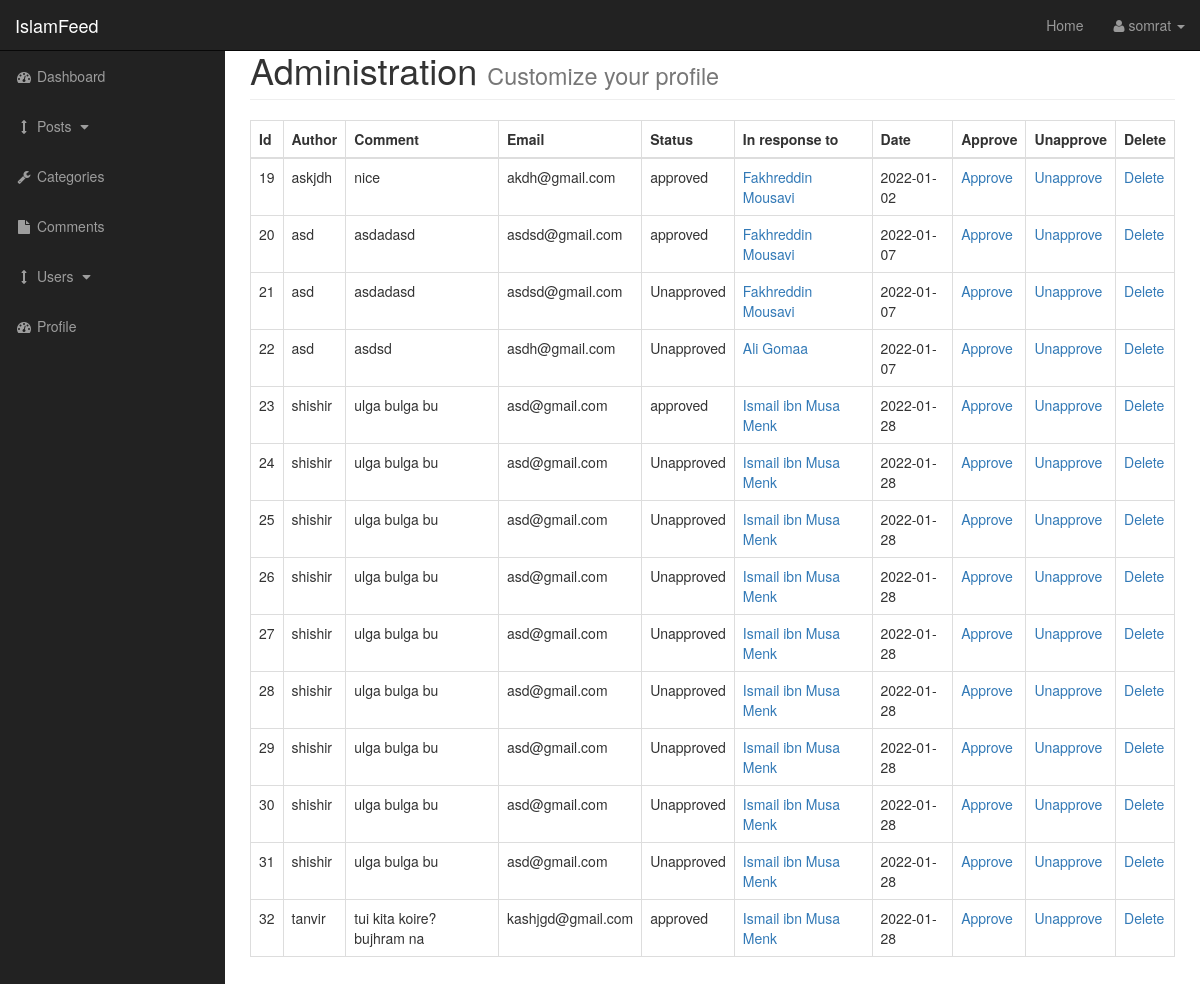
The app's page /admin/comments.php (signed in) with its own data.
### tables this page shows
CREATE TABLE `comments` (
  `comment_id` int(3) NOT NULL,
  `comment_post_id` int(11) NOT NULL,
  `comment_author` varchar(255) NOT NULL,
  `author_email` varchar(255) NOT NULL,
  `comment_content` text NOT NULL,
  `comment_status` varchar(255) NOT NULL,
  `comment_date` date NOT NULL
);

CREATE TABLE `posts` (
  `post_id` int(11) NOT NULL,
  `post_category_id` int(11) DEFAULT NULL,
  `post_title` varchar(191) DEFAULT '',
  `post_author` varchar(191) DEFAULT '',
  `post_date` date DEFAULT NULL,
  `post_image` text DEFAULT NULL,
  `post_content` text DEFAULT NULL,
  `post_tags` varchar(191) DEFAULT '',
  `post_comment_count` int(11) DEFAULT 0,
  `post_status` varchar(191) DEFAULT 'draft',
  `born` varchar(191) DEFAULT NULL,
  `post_summary` text DEFAULT NULL,
  `achievement` text DEFAULT NULL,
  `birth_place` text DEFAULT NULL
);

### admin/includes/view_all_comments.php (the view, shortened to what this page needs)
<table class="table table-bordered table-hover">
                            <thead>
                                <th>Id</th>
                                <th>Author</th>
                                <th>Comment</th>
                                <th>Email</th>
                                <th>Status</th>
                                <th>In response to</th>
                                <th>Date</th>
                                <th>Approve</th>
                                <th>Unapprove</th>
                                <th>Delete</th>
                            </thead>
                            <tbody>
                                <?php
                                    $query = "SELECT * FROM comments";
                                    $select_comments = mysqli_query($connection,$query);
                                    while($row = mysqli_fetch_assoc($select_comments)){
                                        $comment_id = $row['comment_id'];
                                        $comment_post_id = $row['comment_post_id'];
                                        $comment_author = $row['comment_author'];
                                        $comment_email = $row['author_email'];
                                        $comment_content = $row['comment_content'];
                                        $comment_status = $row['comment_status'];
                                        $comment_date = $row['comment_date'];
                                            echo "<tr>";
                                                echo "<td>$comment_id</td>";
                                                echo "<td>$comment_author</td>";
                                                echo "<td>$comment_content</td>";
                                                echo "<td>$comment_email</td>";
                                                echo "<td>$comment_status</td>";
                                                $query = "SELECT * FROM posts WHERE post_id = $comment_post_id";
                                                $comment_post_title_query = mysqli_query($connection,$query);
                                                while($row = mysqli_fetch_assoc($comment_post_title_query)){
                                                    $post_id = $row['post_id'];
                                                    $post_title = $row['post_title'];
                                                    echo "<td><a href='../post.php?p_id=$post_id'>$post_title</a></td>";
                                                }
                                                echo "<td>$comment_date</td>";
                                                echo "<td><a href='comments.php?approve=$comment_id'>Approve</a></td>";
                                                echo "<td><a href='comments.php?unapprove=$comment_id'>Unapprove</a></td>";
                                                echo "<td><a href='comments.php?delete=$comment_id'>Delete</a></td>";
                                            echo "</tr>";
                                    }
                                ?>
                        </tbody>
                        </table>

### admin/css/sb-admin.css (style rules this page uses)
body { margin-top: 100px; background-color: #222; }
@media (min-width:768px) { body { margin-top: 50px; } }

### css/main.css (style rules this page uses)
body { margin: 0; padding: 0; }
html { scroll-behavior: smooth; }
a { transition: .2s all ease; -webkit-transition: .2s all ease; -moz-transition: .2s all ease; -ms-transition: .2s all ease; -o-transition: .2s all ease; text-decoration: none; }

### records on screen
comments: comment_id "19", comment_author "askjdh", comment_content "nice", author_email "akdh@gmail.com", comment_status "approved", comment_date "2022-01-02"
posts: post_title "Fakhreddin Mousavi"
comments: comment_id "20", comment_author "asd", comment_content "asdadasd", author_email "asdsd@gmail.com", comment_status "approved", comment_date "2022-01-07"
comments: comment_id "21", comment_author "asd", comment_content "asdadasd", author_email "asdsd@gmail.com", comment_status "Unapproved", comment_date "2022-01-07"
comments: comment_id "22", comment_author "asd", comment_content "asdsd", author_email "asdh@gmail.com", comment_status "Unapproved", comment_date "2022-01-07"
posts: post_title "Ali Gomaa"
comments: comment_id "23", comment_author "shishir", comment_content "ulga bulga bu", author_email "asd@gmail.com", comment_status "approved", comment_date "2022-01-28"
posts: post_title "Ismail ibn Musa Menk"
comments: comment_id "24", comment_author "shishir", comment_content "ulga bulga bu", author_email "asd@gmail.com", comment_status "Unapproved", comment_date "2022-01-28"
comments: comment_id "25", comment_author "shishir", comment_content "ulga bulga bu", author_email "asd@gmail.com", comment_status "Unapproved", comment_date "2022-01-28"
comments: comment_id "26", comment_author "shishir", comment_content "ulga bulga bu", author_email "asd@gmail.com", comment_status "Unapproved", comment_date "2022-01-28"
comments: comment_id "27", comment_author "shishir", comment_content "ulga bulga bu", author_email "asd@gmail.com", comment_status "Unapproved", comment_date "2022-01-28"
comments: comment_id "28", comment_author "shishir", comment_content "ulga bulga bu", author_email "asd@gmail.com", comment_status "Unapproved", comment_date "2022-01-28"
comments: comment_id "29", comment_author "shishir", comment_content "ulga bulga bu", author_email "asd@gmail.com", comment_status "Unapproved", comment_date "2022-01-28"
comments: comment_id "30", comment_author "shishir", comment_content "ulga bulga bu", author_email "asd@gmail.com", comment_status "Unapproved", comment_date "2022-01-28"
comments: comment_id "31", comment_author "shishir", comment_content "ulga bulga bu", author_email "asd@gmail.com", comment_status "Unapproved", comment_date "2022-01-28"
comments: comment_id "32", comment_author "tanvir", comment_content "tui kita koire? bujhram na", author_email "kashjgd@gmail.com", comment_status "approved", comment_date "2022-01-28"

### other values on screen
$_SESSION['username'] "somrat"
